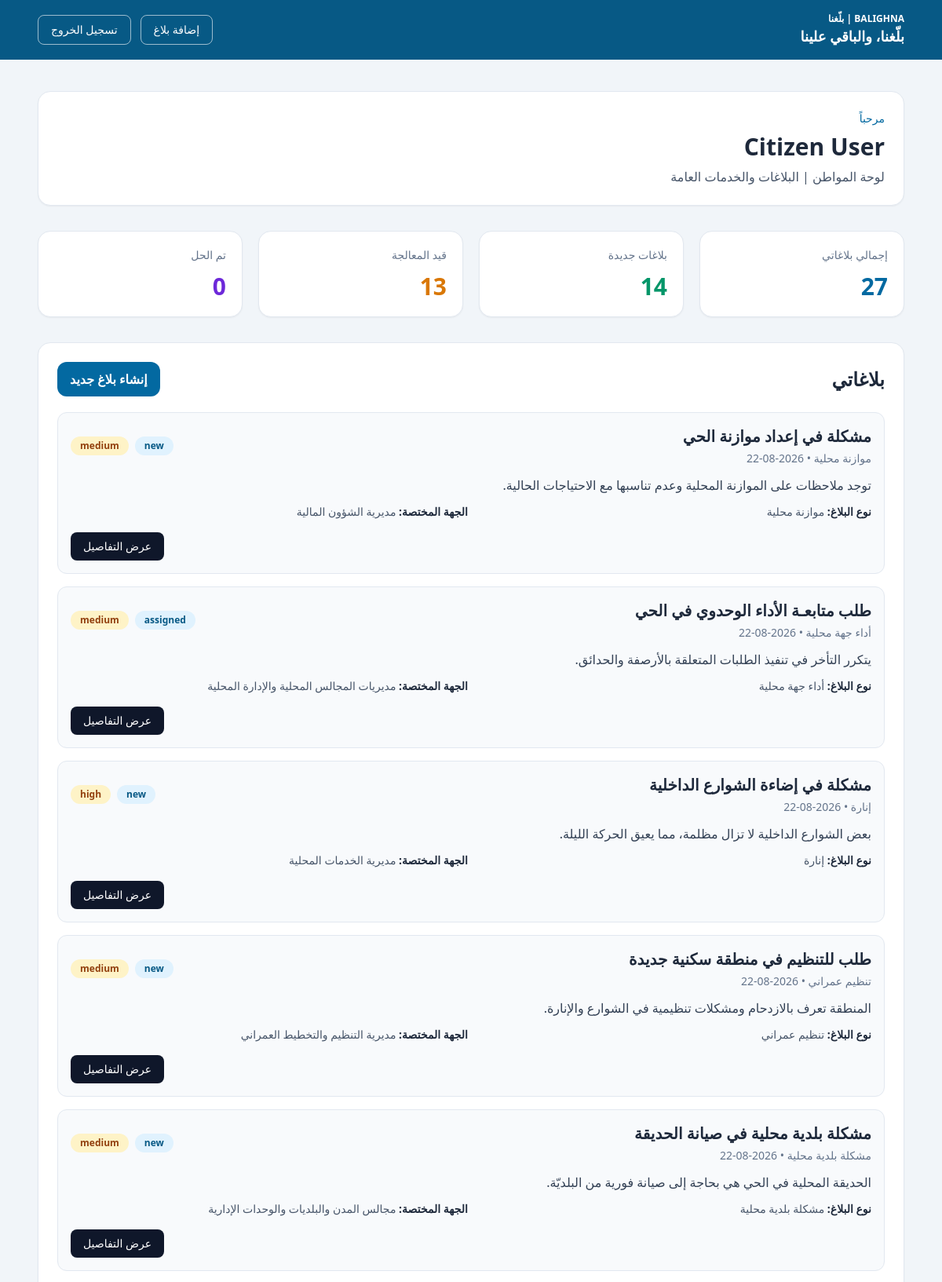
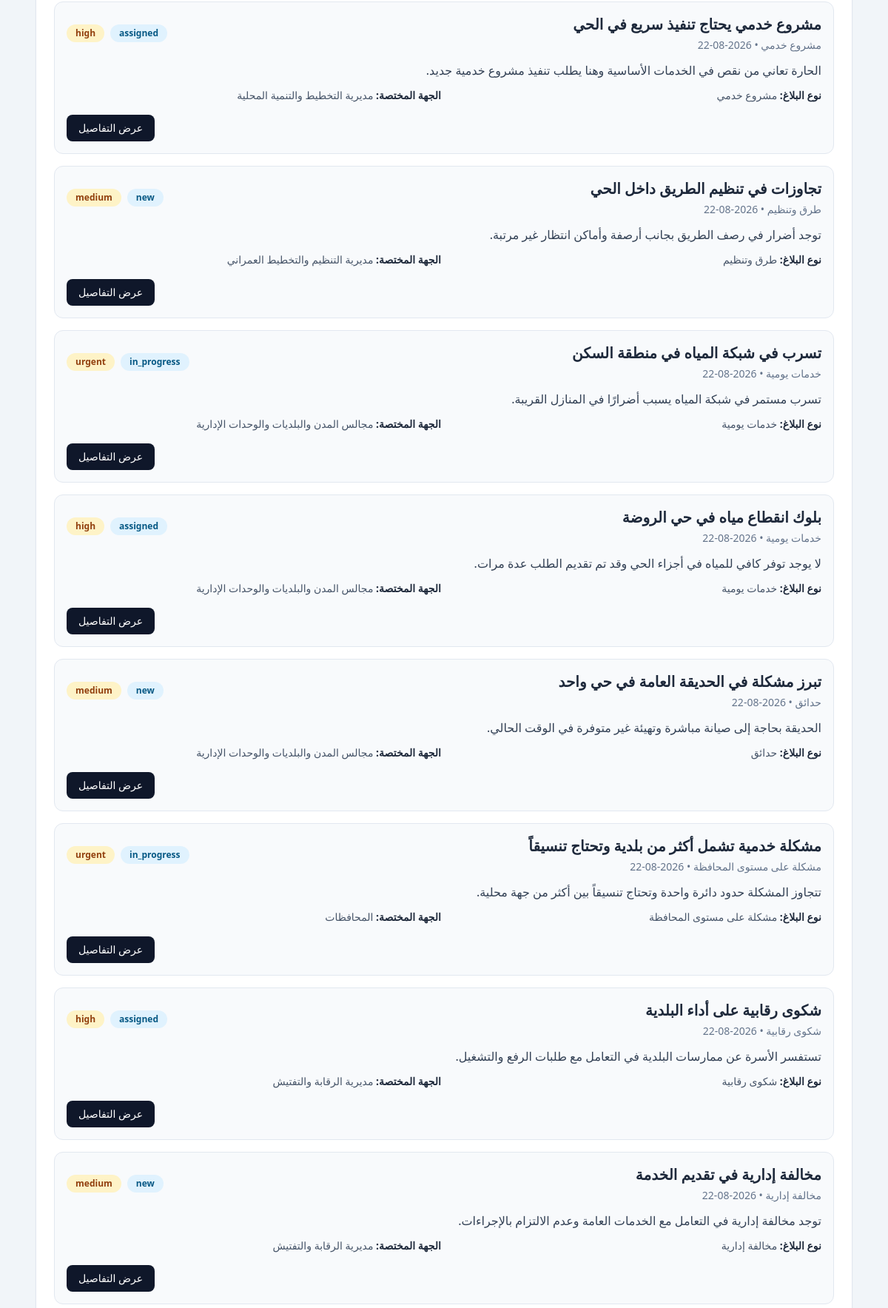
The page /citizen (signed in, upper part) on the database its author committed (2 pictures, top to bottom).
### app/models/user.py (models this page shows)
class User(Base):
    __tablename__ = "users"
    id: Mapped[int] = mapped_column(primary_key=True, index=True)
    name: Mapped[str] = mapped_column(String(150), nullable=False)
    email: Mapped[str] = mapped_column(String(255), unique=True, index=True, nullable=False)
    hashed_password: Mapped[str] = mapped_column(String(255), nullable=False)
    role: Mapped[str] = mapped_column(String(50), default="citizen", nullable=False)
    created_at: Mapped[datetime] = mapped_column(DateTime(timezone=True), default=lambda: datetime.now(timezone.utc), nullable=False)
    updated_at: Mapped[datetime] = mapped_column(
        DateTime(timezone=True),
        default=lambda: datetime.now(timezone.utc),
        onupdate=lambda: datetime.now(timezone.utc),
        nullable=False,
    )
    complaints: Mapped[list["Complaint"]] = relationship(back_populates="user")
    comments: Mapped[list["Comment"]] = relationship(back_populates="user")
    complaint_updates: Mapped[list["ComplaintUpdate"]] = relationship(back_populates="user")

### app/models/complaint.py (models this page shows)
class Complaint(Base):
    __tablename__ = "complaints"
    id: Mapped[int] = mapped_column(primary_key=True, index=True)
    user_id: Mapped[int] = mapped_column(ForeignKey("users.id"), nullable=False)
    category_id: Mapped[int | None] = mapped_column(ForeignKey("categories.id"), nullable=True)
    department_id: Mapped[int | None] = mapped_column(ForeignKey("departments.id"), nullable=True)
    title: Mapped[str] = mapped_column(String(255), nullable=False)
    description: Mapped[str] = mapped_column(Text, nullable=False)
    address: Mapped[str | None] = mapped_column(String(255), nullable=True)
    area: Mapped[str | None] = mapped_column(String(255), nullable=True)
    governorate: Mapped[str | None] = mapped_column(String(255), nullable=True)
    latitude: Mapped[float | None] = mapped_column(Float, nullable=True)
    longitude: Mapped[float | None] = mapped_column(Float, nullable=True)
    image_path: Mapped[str | None] = mapped_column(String(500), nullable=True)
    priority: Mapped[str] = mapped_column(String(50), default="medium", nullable=False)
    status: Mapped[str] = mapped_column(String(50), default="new", nullable=False)
    routing_reason: Mapped[str | None] = mapped_column(Text, nullable=True)
    routing_confidence: Mapped[float | None] = mapped_column(Float, nullable=True)
    assigned_at: Mapped[datetime | None] = mapped_column(DateTime(timezone=True), nullable=True)
    resolved_at: Mapped[datetime | None] = mapped_column(DateTime(timezone=True), nullable=True)
    created_at: Mapped[datetime] = mapped_column(DateTime(timezone=True), default=lambda: datetime.now(timezone.utc), nullable=False)
    updated_at: Mapped[datetime] = mapped_column(
        DateTime(timezone=True),
        default=lambda: datetime.now(timezone.utc),
        onupdate=lambda: datetime.now(timezone.utc),
        nullable=False,
    )
    user: Mapped["User"] = relationship(back_populates="complaints")
    category: Mapped["Category"] = relationship(back_populates="complaints")
    department: Mapped["Department"] = relationship(back_populates="complaints")
    comments: Mapped[list["Comment"]] = relationship(back_populates="complaint")
    updates: Mapped[list["ComplaintUpdate"]] = relationship(back_populates="complaint")

### app/models/category.py (models this page shows)
class Category(Base):
    __tablename__ = "categories"
    id: Mapped[int] = mapped_column(primary_key=True, index=True)
    name: Mapped[str] = mapped_column(String(200), nullable=False)
    slug: Mapped[str] = mapped_column(String(200), unique=True, index=True, nullable=False)
    description: Mapped[str | None] = mapped_column(Text, nullable=True)
    created_at: Mapped[datetime] = mapped_column(DateTime(timezone=True), default=lambda: datetime.now(timezone.utc), nullable=False)
    updated_at: Mapped[datetime] = mapped_column(
        DateTime(timezone=True),
        default=lambda: datetime.now(timezone.utc),
        onupdate=lambda: datetime.now(timezone.utc),
        nullable=False,
    )
    complaints: Mapped[list["Complaint"]] = relationship(back_populates="category")

### app/models/department.py (models this page shows)
class Department(Base):
    __tablename__ = "departments"
    id: Mapped[int] = mapped_column(primary_key=True, index=True)
    name: Mapped[str] = mapped_column(String(255), nullable=False)
    slug: Mapped[str] = mapped_column(String(255), unique=True, index=True, nullable=False)
    description: Mapped[str] = mapped_column(Text, nullable=False)
    scope: Mapped[str] = mapped_column(String(50), nullable=False, default="directorate")
    created_at: Mapped[datetime] = mapped_column(DateTime(timezone=True), default=lambda: datetime.now(timezone.utc), nullable=False)
    updated_at: Mapped[datetime] = mapped_column(
        DateTime(timezone=True),
        default=lambda: datetime.now(timezone.utc),
        onupdate=lambda: datetime.now(timezone.utc),
        nullable=False,
    )
    complaints: Mapped[list["Complaint"]] = relationship(back_populates="department")

### app/routers/auth.py (the view)
@router.get("/citizen")
async def citizen_dashboard(request: Request, user: User = Depends(require_role("citizen")), db: Session = Depends(get_db)):
    return await render_citizen_page(request, user, db, "لوحة المواطن")

### app/templates/dashboard_citizen.html (shortened to what this page needs)
<!DOCTYPE html>
<html lang="ar" dir="rtl">
  <head>
    <script src="https://cdn.tailwindcss.com"></script>
  </head>
  <body class="bg-slate-100 text-slate-800" dir="rtl">
    <nav class="bg-sky-800 text-white">
      <div class="mx-auto flex max-w-6xl items-center justify-between px-6 py-4">
        <div>
          <div class="text-xs font-semibold">BALIGHNA | بلّغنا</div>
          <div class="text-lg font-bold">{{ slogan }}</div>
        </div>
        <div class="flex items-center gap-3">
          <a href="/citizen/complaints/new" class="rounded-lg border border-white/60 px-4 py-2 text-sm font-medium hover:bg-white/10">إضافة بلاغ</a>
          <form method="post" action="/logout">
            <button type="submit" class="rounded-lg border border-white/60 px-4 py-2 text-sm font-medium hover:bg-white/10">تسجيل الخروج</button>
          </form>
        </div>
      </div>
    </nav>
    <main class="mx-auto max-w-6xl px-6 py-10">
      <div class="mb-8 rounded-2xl border border-slate-200 bg-white p-6 shadow-sm">
        <p class="text-sm text-sky-700">مرحباً</p>
        <h1 class="mt-2 text-3xl font-bold">{{ user.name }}</h1>
        <p class="mt-2 text-slate-600">لوحة المواطن | البلاغات والخدمات العامة</p>
      </div>
      <div class="grid gap-5 md:grid-cols-4">
        <div class="rounded-2xl border border-slate-200 bg-white p-5 shadow-sm">
          <p class="text-sm text-slate-500">إجمالي بلاغاتي</p>
          <p class="mt-3 text-3xl font-bold text-sky-700">{{ total_complaints }}</p>
        </div>
        <div class="rounded-2xl border border-slate-200 bg-white p-5 shadow-sm">
          <p class="text-sm text-slate-500">بلاغات جديدة</p>
          <p class="mt-3 text-3xl font-bold text-emerald-600">{{ new_count }}</p>
        </div>
        <div class="rounded-2xl border border-slate-200 bg-white p-5 shadow-sm">
          <p class="text-sm text-slate-500">قيد المعالجة</p>
          <p class="mt-3 text-3xl font-bold text-amber-600">{{ in_progress_count }}</p>
        </div>
        <div class="rounded-2xl border border-slate-200 bg-white p-5 shadow-sm">
          <p class="text-sm text-slate-500">تم الحل</p>
          <p class="mt-3 text-3xl font-bold text-violet-700">{{ resolved_count }}</p>
        </div>
      </div>
      <div class="mt-8 rounded-2xl border border-slate-200 bg-white p-6 shadow-sm">
        <div class="mb-5 flex items-center justify-between">
          <h2 class="text-2xl font-bold">بلاغاتي</h2>
          <a href="/citizen/complaints/new" class="rounded-xl bg-sky-700 px-4 py-2.5 font-semibold text-white hover:bg-sky-800">إنشاء بلاغ جديد</a>
        </div>
        {% if complaints %}
        <div class="space-y-4">
          {% for complaint in complaints %}
          <div class="rounded-xl border border-slate-200 bg-slate-50 p-4">
            <div class="flex flex-col gap-3 md:flex-row md:items-center md:justify-between">
              <div>
                <h3 class="text-xl font-bold text-slate-800">{{ complaint.title }}</h3>
                <p class="mt-1 text-sm text-slate-500">{{ complaint.category.name if complaint.category else 'غير محدد' }} • {{ complaint.created_at.strftime('%Y-%m-%d') }}</p>
              </div>
              <div class="flex gap-2">
                <span class="rounded-full bg-sky-100 px-3 py-1 text-xs font-semibold text-sky-800">{{ complaint.status }}</span>
                <span class="rounded-full bg-amber-100 px-3 py-1 text-xs font-semibold text-amber-800">{{ complaint.priority }}</span>
              </div>
            </div>
            <p class="mt-3 text-slate-700 line-clamp-2">{{ complaint.description }}</p>
            <div class="mt-3 grid gap-2 text-sm text-slate-600 md:grid-cols-2">
              <div><span class="font-semibold text-slate-800">نوع البلاغ:</span> {{ complaint.category.name if complaint.category else 'غير محدد' }}</div>
              <div><span class="font-semibold text-slate-800">الجهة المختصة:</span> {{ complaint.department.name if complaint.department else 'بانتظار التوجيه' }}</div>
            </div>
            <div class="mt-4 flex justify-end">
              <a href="/citizen/complaints/{{ complaint.id }}" class="rounded-lg bg-slate-900 px-4 py-2 text-sm font-medium text-white hover:bg-slate-800">عرض التفاصيل</a>
            </div>
          </div>
          {% endfor %}
        </div>
        {% else %}
        <div class="rounded-xl border border-dashed border-slate-300 bg-slate-50 p-8 text-center text-slate-600">
          لا توجد بلاغات حتى الآن. أضف أول بلاغ لك.
        </div>
        {% endif %}
      </div>
    </main>
  </body>
</html>

### rows shown on the page
User: name "Citizen User"
Complaint: title "مشكلة في إعداد موازنة الحي", category "موازنة محلية", created_at "2026-08-22", status "new", priority "medium", description "توجد ملاحظات على الموازنة المحلية وعدم تناسبها مع الاحتياجات الحالية.", department "مديرية الشؤون المالية"
Complaint: title "طلب متابعـة الأداء الوحدوي في الحي", category "أداء جهة محلية", created_at "2026-08-22", status "assigned", priority "medium", description "يتكرر التأخر في تنفيذ الطلبات المتعلقة بالأرصفة والحدائق.", department "مديريات المجالس المحلية والإدارة المحلية"
Complaint: title "مشكلة في إضاءة الشوارع الداخلية", category "إنارة", created_at "2026-08-22", status "new", priority "high", description "بعض الشوارع الداخلية لا تزال مظلمة، مما يعيق الحركة الليلة.", department "مديرية الخدمات المحلية"
Complaint: title "طلب للتنظيم في منطقة سكنية جديدة", category "تنظيم عمراني", created_at "2026-08-22", status "new", priority "medium", description "المنطقة تعرف بالازدحام ومشكلات تنظيمية في الشوارع والإنارة.", department "مديرية التنظيم والتخطيط العمراني"
Complaint: title "مشكلة بلدية محلية في صيانة الحديقة", category "مشكلة بلدية محلية", created_at "2026-08-22", status "new", priority "medium", description "الحديقة المحلية في الحي هي بحاجة إلى صيانة فورية من البلديّة.", department "مجالس المدن والبلديات والوحدات الإدارية"
Complaint: title "مشروع خدمي يحتاج تنفيذ سريع في الحي", category "مشروع خدمي", created_at "2026-08-22", status "assigned", priority "high", description "الحارة تعاني من نقص في الخدمات الأساسية وهنا يطلب تنفيذ مشروع خدمية جديد.", department "مديرية التخطيط والتنمية المحلية"
Complaint: title "تجاوزات في تنظيم الطريق داخل الحي", category "طرق وتنظيم", created_at "2026-08-22", status "new", priority "medium", description "توجد أضرار في رصف الطريق بجانب أرصفة وأماكن انتظار غير مرتبة.", department "مديرية التنظيم والتخطيط العمراني"
Complaint: title "تسرب في شبكة المياه في منطقة السكن", category "خدمات يومية", created_at "2026-08-22", status "in_progress", priority "urgent", description "تسرب مستمر في شبكة المياه يسبب أضرارًا في المنازل القريبة.", department "مجالس المدن والبلديات والوحدات الإدارية"
Complaint: title "بلوك انقطاع مياه في حي الروضة", category "خدمات يومية", created_at "2026-08-22", status "assigned", priority "high", description "لا يوجد توفر كافي للمياه في أجزاء الحي وقد تم تقديم الطلب عدة مرات.", department "مجالس المدن والبلديات والوحدات الإدارية"
Complaint: title "تبرز مشكلة في الحديقة العامة في حي واحد", category "حدائق", created_at "2026-08-22", status "new", priority "medium", description "الحديقة بحاجة إلى صيانة مباشرة وتهيئة غير متوفرة في الوقت الحالي.", department "مجالس المدن والبلديات والوحدات الإدارية"
Complaint: title "مشكلة خدمية تشمل أكثر من بلدية وتحتاج تنسيقاً", category "مشكلة على مستوى المحافظة", created_at "2026-08-22", status "in_progress", priority "urgent", description "تتجاوز المشكلة حدود دائرة واحدة وتحتاج تنسيقاً بين أكثر من جهة محلية.", department "المحافظات"
Complaint: title "شكوى رقابية على أداء البلدية", category "شكوى رقابية", created_at "2026-08-22", status "assigned", priority "high", description "تستفسر الأسرة عن ممارسات البلدية في التعامل مع طلبات الرفع والتشغيل.", department "مديرية الرقابة والتفتيش"
Complaint: title "مخالفة إدارية في تقديم الخدمة", category "مخالفة إدارية", created_at "2026-08-22", status "new", priority "medium", description "توجد مخالفة إدارية في التعامل مع الخدمات العامة وعدم الالتزام بالإجراءات.", department "مديرية الرقابة والتفتيش"

### other values the page prints
{{ slogan }} "بلّغنا، والباقي علينا"
{{ total_complaints }} "27"
{{ new_count }} "14"
{{ in_progress_count }} "13"
{{ resolved_count }} "0"
